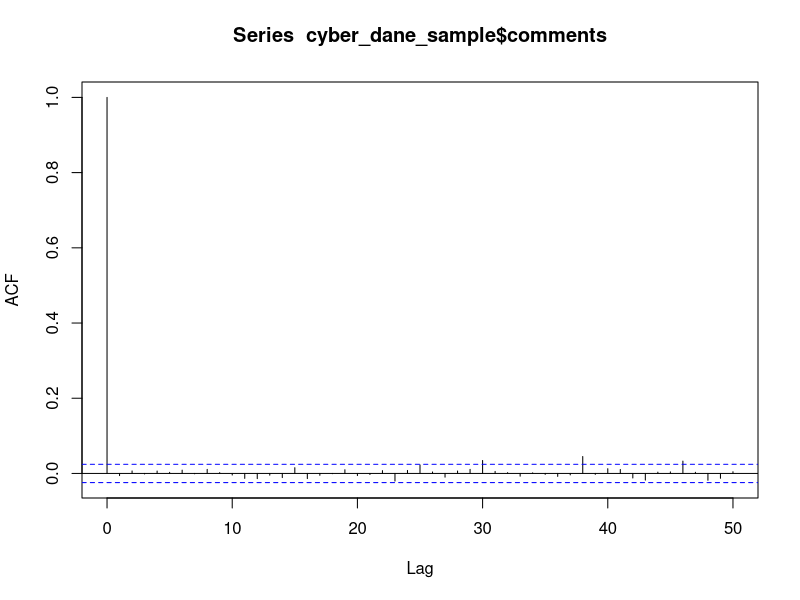
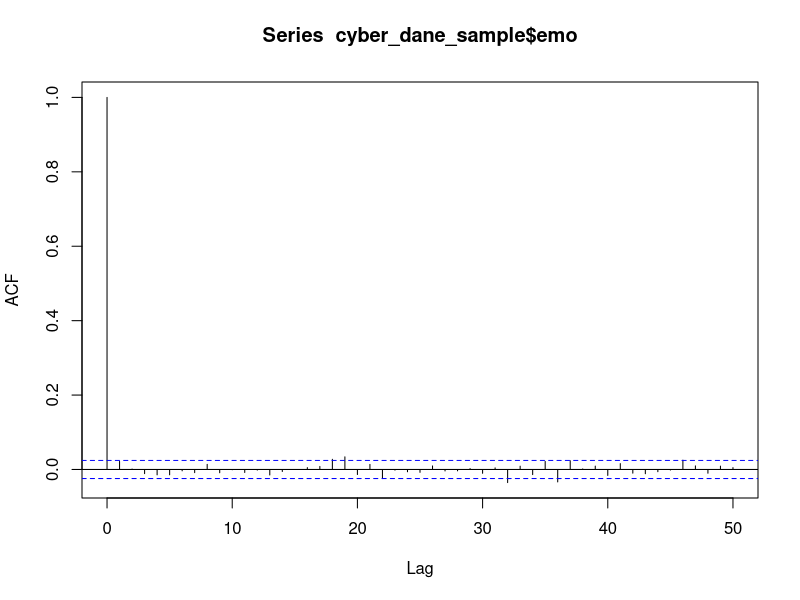
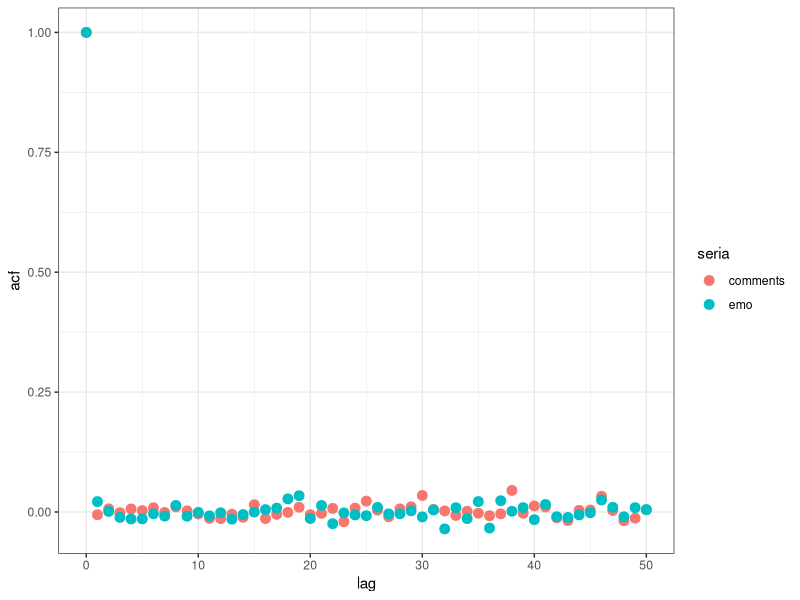
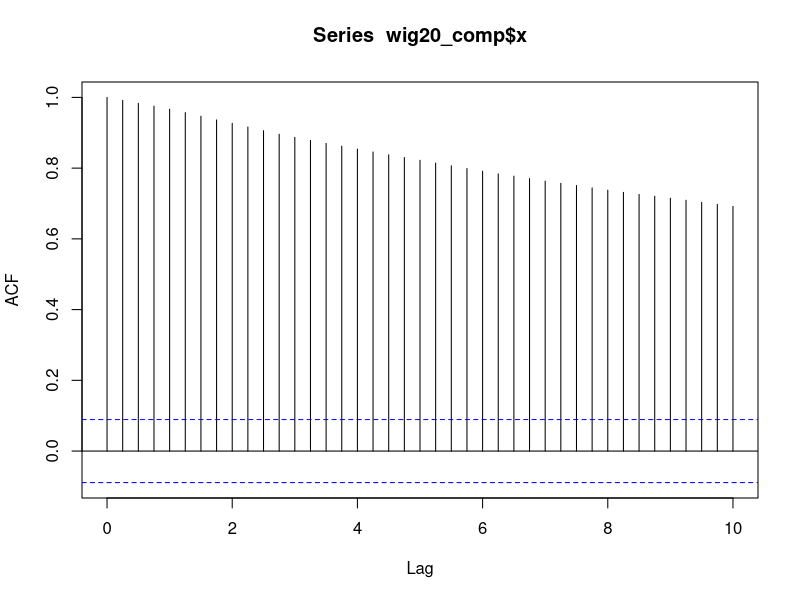
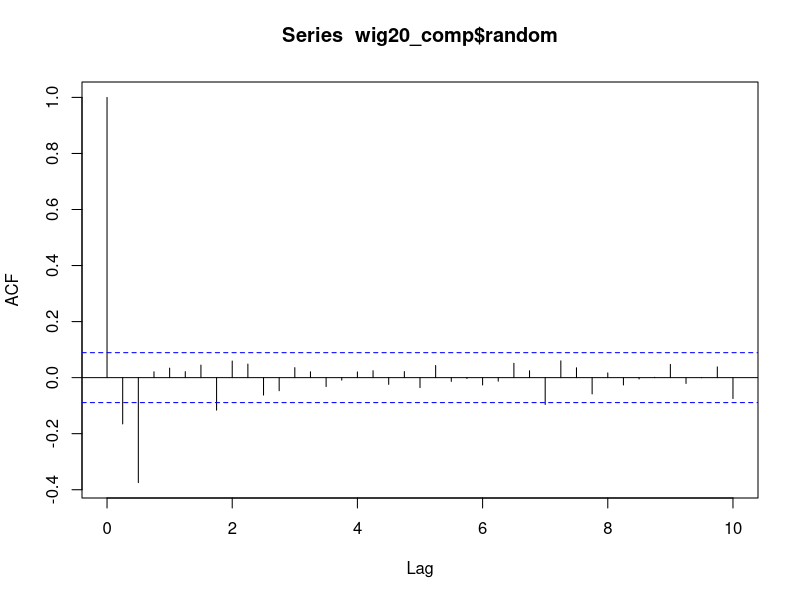
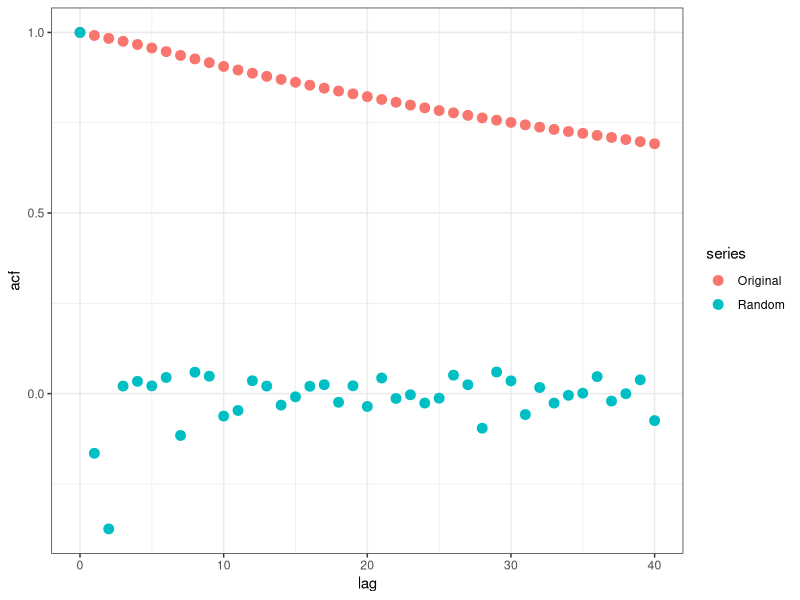

R code for these plots, in order:
### Laboratorium nr 9 - Zadanie 7
# Autor: Szymon Baczyński
# Data:  19.12.2022

rm(list = ls())

library(ggplot2)

# 1) Wczytaj zbiór danych z pliku twitter.dat. Oblicz funkcje autokorelacji dla przetasowanych danych z kolumn comments 
#   i emo z przesunięciem maksymalnym równym 50 (użyj funkcji sample() do wykonania permutacji).

cyber_dane <- read.table("cyber.dat", header = TRUE)
cyber_dane_sample <- sample(cyber_dane[sample(1:nrow(cyber_dane)),])

cyber.acf <- list()
cyber.acf$comments <- acf(cyber_dane_sample$comments, lag.max = 50)
cyber.acf$emo <- acf(cyber_dane_sample$emo, lag.max = 50)
cyber.df <- data.frame(lag=cyber.acf$emo$lag, comments=cyber.acf$comments$acf, emo=cyber.acf$emo$acf)



# 2) Wykonaj jeden wykres, który będzie pokazywał obie funkcje autokorelacji.

g1 <- ggplot (cyber.df, aes (x = lag)) + 
  geom_point (aes (y = comments, color="comments"), size=3) + 
  geom_point (aes (y = emo, color="emo"), size=3) +
  labs (x = "lag", y = "acf", color = "seria") +
  theme_bw()

plot(g1)



# 3) Wczytaj do pamięci dane z pliku wig20.dat. Wykorzystaj drugą kolumnę ramki (wartość indeksu WIG20) do 
#   stworzenia obiektu typu ts. Dobierz odpowiednią częstotliwość danych.

wig20_dane <-read.table("wig20.dat", header = FALSE)[0:(484),]
wig20_ts <- ts((wig20_dane$V2), frequency = 4)



# 4) Wykonaj dekompozycję serii czasowej stworzonej w pkt. 3 i oblicz funkcje autokorelacji 
#   (z przesunięciem maksymalnym równym 40) dla tej serii czasowej oraz dla samej składowej losowej sygnału.

wig20_comp <- decompose(wig20_ts)
# plot(wig20_comp)
wig20_acf <- list()
wig20_acf_x <- acf(wig20_comp$x, lag.max = 40, na.action=na.pass)
wig20_acf_random <- acf(wig20_comp$random, lag.max = 40, na.action=na.pass)
wig20_acf <- data.frame(lag=seq(0,40,1), Original=wig20_acf_x$acf, Random = wig20_acf_random$acf)

g2 <- ggplot (wig20_acf, aes (x = lag)) + 
  geom_point (aes (y = Original, color="Original"), size=3) + 
  geom_point (aes (y = Random, color="Random"), size=3) +
  labs (x = "lag", y = "acf", color = "series") +
  theme_bw()

plot(g2)